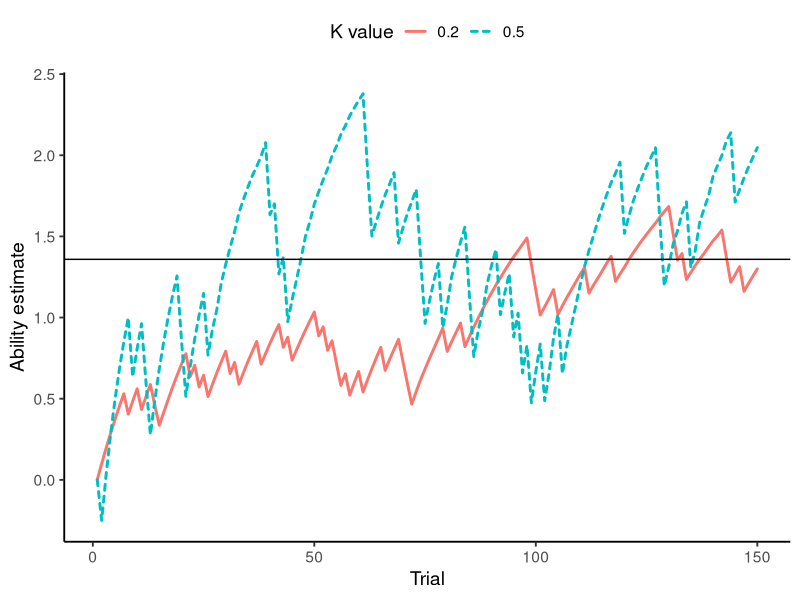
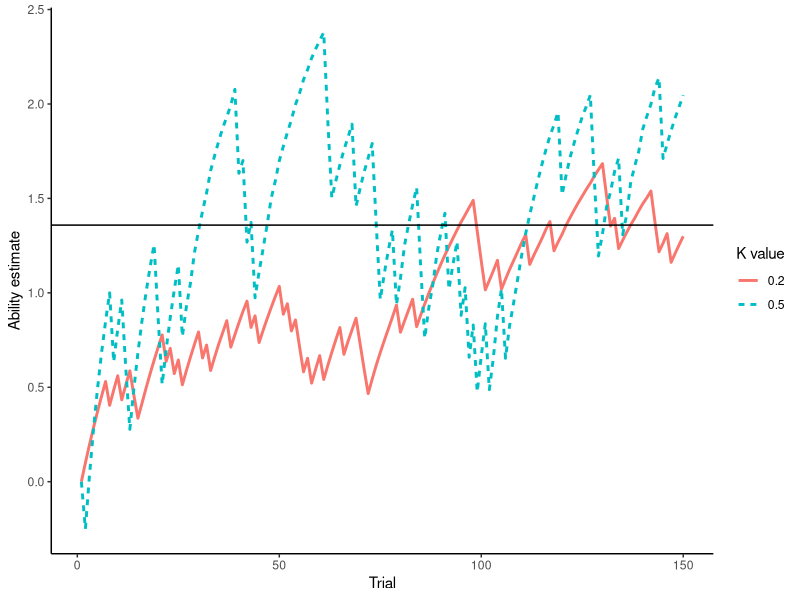

The R script that drew these images, in order:
library(patchwork)
library(dplyr)
set.seed(1)
np = 50
games <- 150
nI <- 200
ability <- rnorm(np)
difficulty <- rnorm(nI)
pp <- sample(np,1)
weights <- list(.2,.5)
store_ability <- numeric()
store_K <- numeric()

for (K in weights){
  est_ab <- rep(0, np)
  est_dif <- rep(0, nI)
  for (j in 1:games) {
    store_K <- c(store_K,K)
    store_ability <-c(store_ability, est_ab[pp])
    it <- sample((1:nI), 1, prob = abs(dnorm(est_ab[pp] - est_dif, sd = 1)))#item smpling is dependent on estimates
    outcome <- 1 * ((exp(ability[pp] - difficulty[it])/ (1+ (exp(ability[pp] -difficulty[it])))) > runif(1)) # 1 player wint; 0 item wint
    exp_outcome <-exp(est_ab[pp] - est_dif[it])/ (1+ (exp(est_ab[pp] - est_dif[it]))) # calculate estimated outcome based on rasch model
    #update estimates according to elo rule 
    est_ab[pp] <- est_ab[pp] + K * (outcome - exp_outcome)
    est_dif[it] <- est_dif[it] + K * (exp_outcome - outcome)
    
  }
}
length(store_K)
length(store_ability)

d <- data.frame(time = 1:150, K= as.character(store_K),est = store_ability)

library(ggplot2)
library(reshape2)

p <- d%>%
  ggplot(aes(x=time, y=est, colour=K, linetype = K))+
  geom_line(size= 1)+
  geom_hline(yintercept = ability[pp]) +
  labs(x = "Trial", y = "Ability estimate", colour = "K value", linetype = "K value")+
  theme_classic()

ggsave("p.png", dpi = 300)

ggplot(d, aes(x = time, y = est, colour = K, linetype = K)) +
  geom_line(size = 1, lineend = "round") +  # Gebruik 'round' voor afgeronde lijnuiteinden
  geom_hline(yintercept = ability[pp]) +
  labs(x = "Trial", y = "Ability estimate", colour = "K value", linetype = "K value") +
  theme_classic(base_size = 14) +  # Verhoog de basisgrootte voor betere leesbaarheid
  theme(legend.position = "top") 
  

